Frame 1 (no input): blank canvas, image omitted
Frame 60 (no input): blank canvas, image omitted
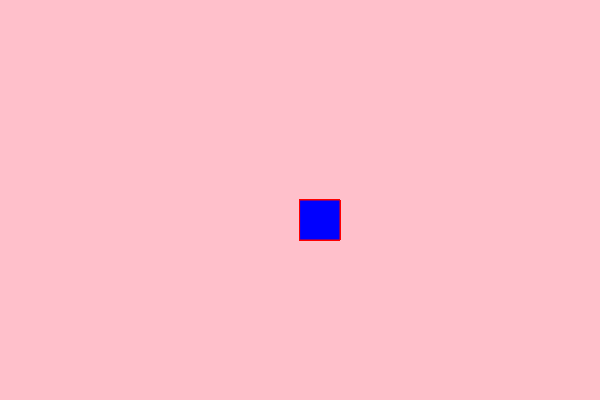
Frame 120 (the mouse pressed at the canvas centre since frame 60)

The p5.js sketch whose frames 1 and 60 were blank and that drew this single picture after the mouse press (run headless with seeded random() and noise() and a simulated clock; from frame 60 on, the mouse is pressed at the canvas centre):

// p5.js sketch
// ── sketch.js
function setup() {
  createCanvas(600, 400);
  background("pink");
}

function draw() {
  stroke("red");
  fill("blue");
if(mouseIsPressed){
  rect(mouseX , mouseY ,40 ,40 );
}
}
